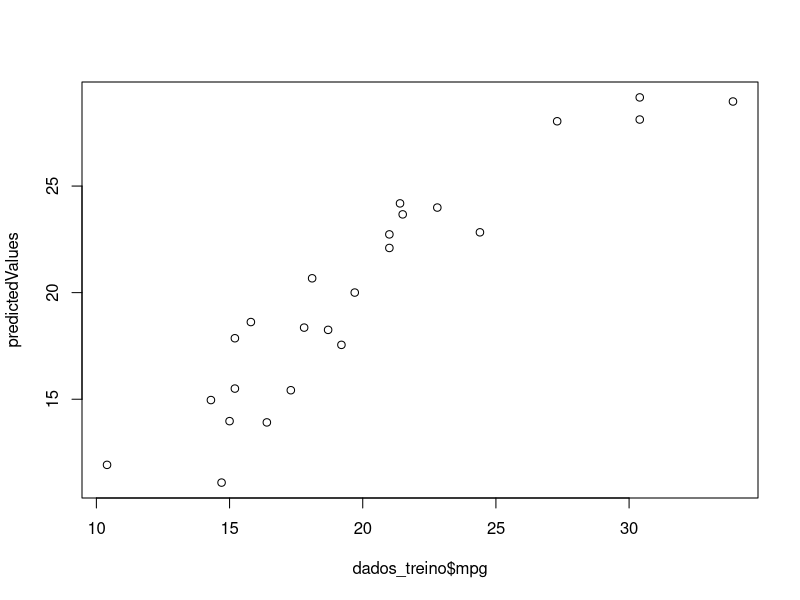
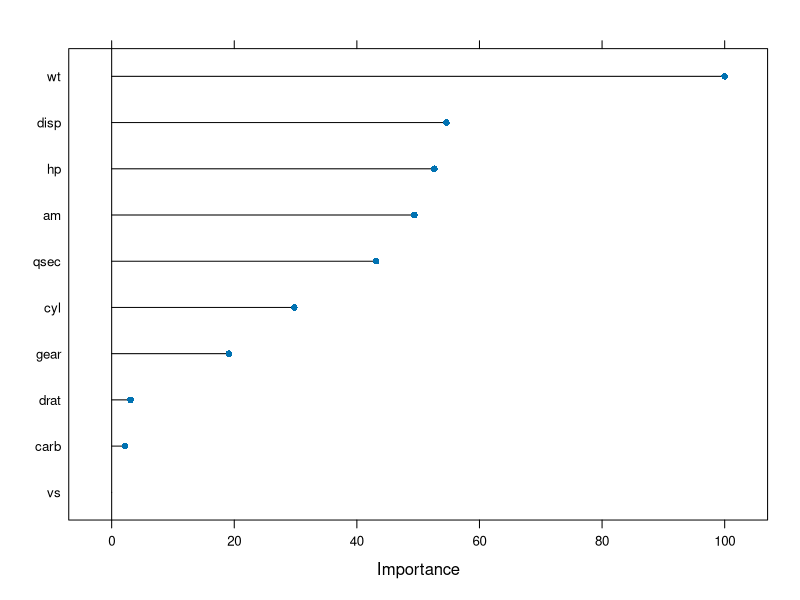

Reproduce these figures in R, in order.
# Caret

# Configurando o diretorio de trabalho
setwd("C:/Projetos/R/MachineLearning")
getwd()

# Instalando os pacotes
install.packages("caret")
install.packages("randomForest")

# Carregando os pacotes
library(caret)
library(datasets)
options(warn = -1)

# Usando o dataset mtcars
data(mtcars)

# Funcao do caret para divisao dos dados
?createDataPartition
split <- createDataPartition(y = mtcars$mpg, p = 0.7, list = FALSE)

# Criando dados de treino e de teste
dados_treino <- mtcars[split,]
dados_teste <- mtcars[-split,]

# Treinando o modelo
?train
names(getModelInfo())

# Regressao Linear
modelolm <- train(mpg ~ ., data = dados_treino, method = "lm")

# Regressao logistica
modelolm2 <- train(mpg ~ ., data = dados_treino, method = "glm")

# Random forest
modelolm3 <- train(mpg ~ ., data = dados_treino, method = "rf")

# Resumo do modelo
summary(modelolm)
summary(modelolm2)
summary(modelolm3)

# Ajustando o modelo
?expand.grid
?trainControl

controle1 <- trainControl(method = "cv", number = 10)
modelolm_v2 <- train(mpg ~ ., data = mtcars, method = "lm",
                     trControl = controle1, metric = "Rsquared")

# Resumo do modelo
summary(modelolm_v2)

# Coletando os resultados
residuals <- resid(modelolm)

# Previsoes
?predict
predictedValues <- predict(modelolm)
plot(dados_treino$mpg, predictedValues)

# Mostrando a importancia das variaveis para a criacao do modelo
?varImp
varImp(modelolm)

# plot
plot(varImp(modelolm))